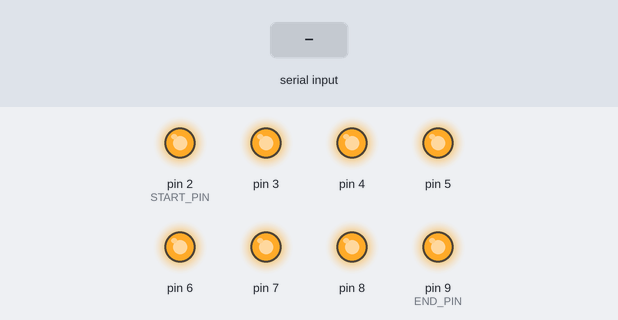
Bench run of a sketch on a simulated Arduino Uno, built with avr-gcc and run on an emulated ATmega328P. On the bench: output pins drawn as LEDs (lit = HIGH). The inputs (shaded band) are chosen by the test bench. What the sketch prints to the serial monitor is not drawn.

Above: at 1.2 s.
1.3 s: "90,45\n" received over Serial
At 2.6 s:
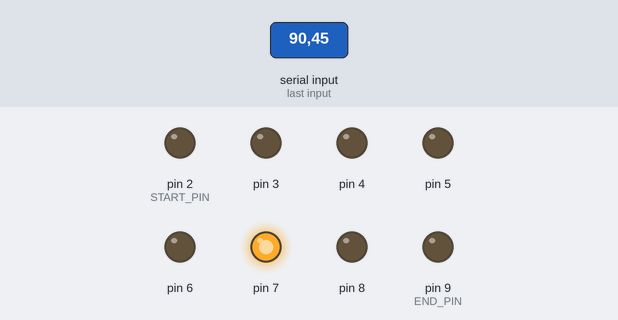
3.0 s: "30,150\n" received over Serial
At 3.6 s:
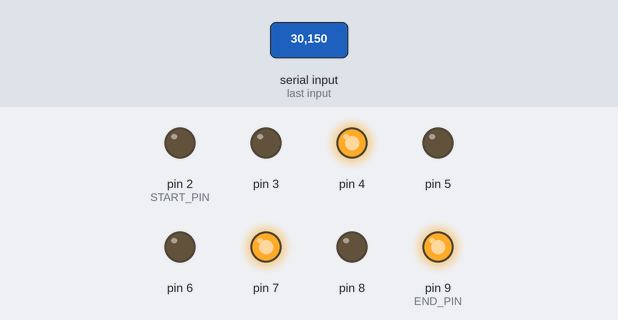
4.5 s: "5\n" received over Serial
At 5.2 s:
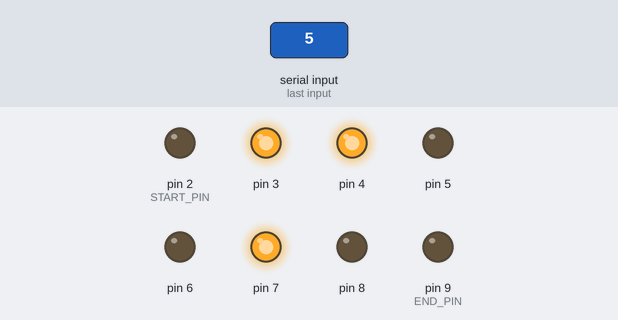
6.0 s: "200\n" received over Serial
At 7.1 s:
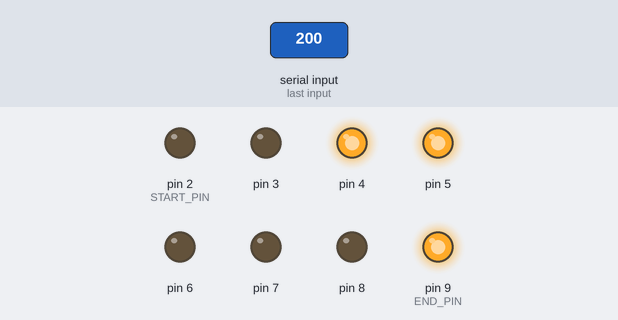
7.5 s: "90\n" received over Serial
At 8.8 s:
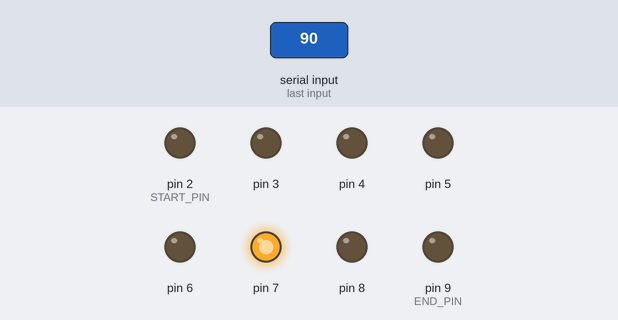
Timing chart, 0 to 10.0 s (numbered marks = the images above; inputs shaded):
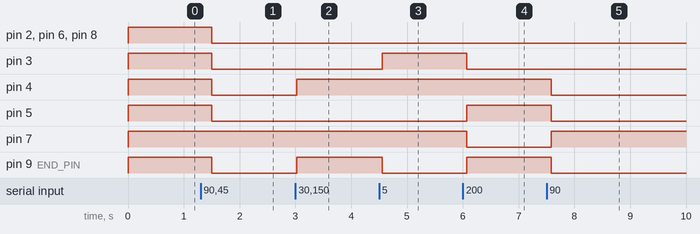

The sketch:

main.ino
```cpp
#include <SoftwareSerial.h>

#define START_PIN 2
#define END_PIN 9

SoftwareSerial next_node(10, 11);

int num_node = 1;
int buf = 0;

// 2 3 4 5 6 7 8 9
// A B . C D E G F
bool digits[10][8] = {
  {1,1,0,1,1,1,0,1}, // 0
  {0,1,0,1,0,0,0,0}, // 1
  {1,1,0,0,1,1,1,0}, // 2
  {1,1,0,1,1,0,1,0}, // 3
  {0,1,0,1,0,0,1,1}, // 4
  {1,0,0,1,1,0,1,1}, // 5
  {1,0,1,1,1,1,1,1}, // 6
  {1,1,0,1,0,0,0,0}, // 7
  {1,1,0,1,1,1,1,1}, // 8
  {1,1,1,1,1,0,1,1}  // 9
};

void setup() {
  for (int i = START_PIN; i <= END_PIN; i++) {
  	pinMode(i, OUTPUT);
   	digitalWrite(i, HIGH);
  }
  Serial.begin(3200);
  next_node.begin(3200);

  while (Serial.available() > 0) {
    buf = Serial.read();
  }
  Serial.write('n');

  while (next_node.available() > 0){
    delay(10);
    buf = next_node.read();
    if(buf == int(char('n'))){
      num_node += 1;
  	  Serial.write('n');
    }
  }
}

void loop() {

  if (Serial.available() >= num_node) {
    char user_input = Serial.read();
    int digit = (int)(user_input - '0');
    Serial.print(digit);
    show_digit(digit);
    while (Serial.available()) {
      next_node.write(Serial.read());
    }
    delay(10);
  }
  delay(300);
  if (Serial.available() > 0 && Serial.available() < num_node){
    show_digit(0);
    for (int i = 1; i < num_node-Serial.available(); i++) {
      next_node.write('0');
    }
    while (Serial.available()) {
      next_node.write(Serial.read());
    }
  }
}

void show_digit(int digit) {
  if (digit < 0 or digit > 9) {
    return;
  }
  for (int i = START_PIN; i <= END_PIN; i++) {
    digitalWrite(i, !digits[digit][i-START_PIN]);
  }
}
```

Measured:
- after the input at 1.3 s, pin 2 (START_PIN), pin 3–6, pin 8, pin 9 (END_PIN): HIGH → LOW after 0.20 s
- after the input at 3.0 s, pin 4, pin 9 (END_PIN): LOW → HIGH at once
- after the input at 4.5 s, pin 3: LOW → HIGH after 0.06 s; pin 9 (END_PIN): HIGH → LOW after 0.06 s
- after the input at 6.0 s, pin 3, pin 7: HIGH → LOW after 0.07 s; pin 5, pin 9 (END_PIN): LOW → HIGH after 0.07 s
- after the input at 7.5 s, pin 4, pin 5, pin 9 (END_PIN): HIGH → LOW after 0.09 s; pin 7: LOW → HIGH after 0.09 s
